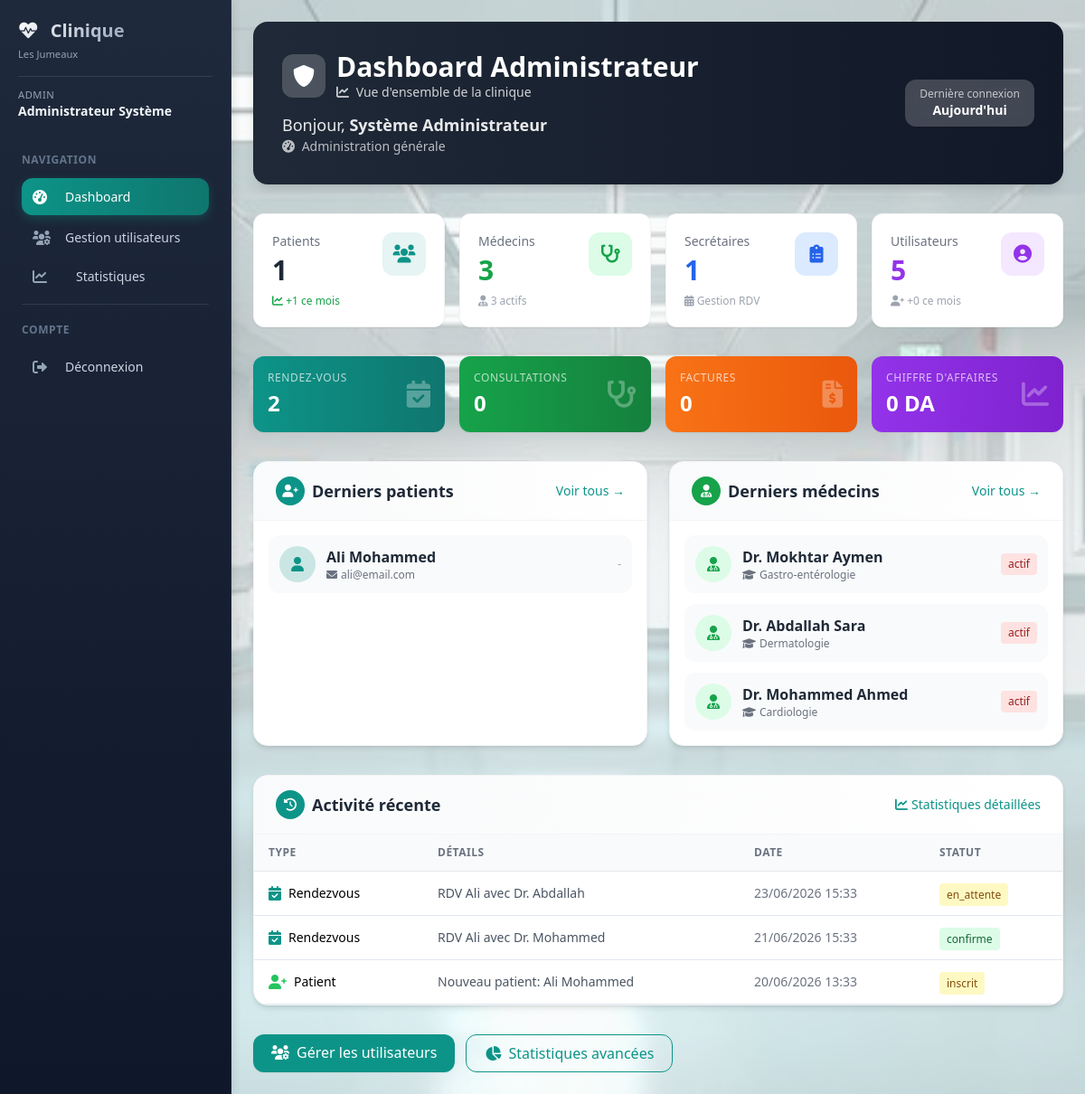
The page /admin/dashboard (signed in) on the database as committed earlier.
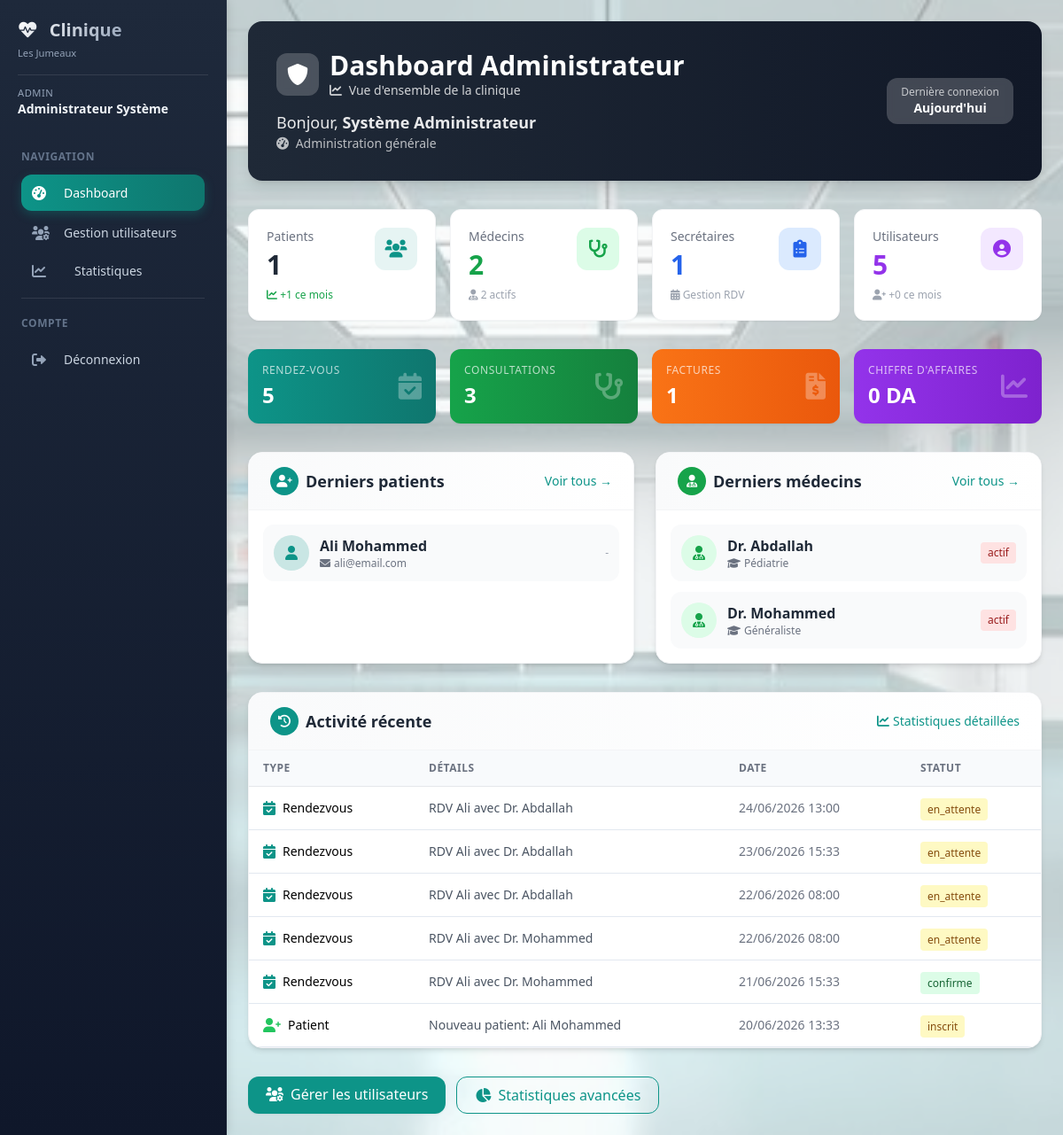
The same page on the database as committed later.
### models/database.py (models this page shows)
class Patient(db.Model):
    __tablename__ = 'patients'
    id = db.Column(db.Integer, primary_key=True)
    nom = db.Column(db.String(100), nullable=False)
    prenom = db.Column(db.String(100), nullable=False)
    email = db.Column(db.String(120))
    telephone = db.Column(db.String(20), nullable=False)
    date_naissance = db.Column(db.Date)
    adresse = db.Column(db.Text)
    num_assurance = db.Column(db.String(50))
    user_id = db.Column(db.Integer, db.ForeignKey('utilisateurs.id'))
    date_creation = db.Column(db.DateTime, default=datetime.utcnow)
    allergies = db.Column(db.Text)
    chronic_diseases = db.Column(db.Text)
    current_medications = db.Column(db.Text)
    user = db.relationship('Utilisateur', backref='patient', foreign_keys=[user_id])
    rendezvous = db.relationship('RendezVous', back_populates='patient', lazy='dynamic')
    consultations = db.relationship('Consultation', back_populates='patient', lazy='dynamic')
    ordonnances = db.relationship('Ordonnance', back_populates='patient', lazy='dynamic')
    factures = db.relationship('Facture', back_populates='patient', lazy='dynamic')

class Medecin(db.Model):
    __tablename__ = 'medecins'
    id = db.Column(db.Integer, primary_key=True)
    nom = db.Column(db.String(100), nullable=False)
    prenom = db.Column(db.String(100), nullable=False)
    specialite = db.Column(db.String(100), nullable=False)
    email = db.Column(db.String(120))
    telephone = db.Column(db.String(20))
    adresse_cabinet = db.Column(db.Text)
    created_at = db.Column(db.DateTime, default=datetime.utcnow)
    rendezvous = db.relationship('RendezVous', back_populates='medecin', lazy='dynamic')
    consultations = db.relationship('Consultation', back_populates='medecin', lazy='dynamic')
    ordonnances = db.relationship('Ordonnance', back_populates='medecin', lazy='dynamic')

class RendezVous(db.Model):
    __tablename__ = 'rendezvous'
    id = db.Column(db.Integer, primary_key=True)
    patient_id = db.Column(db.Integer, db.ForeignKey('patients.id'), nullable=False)
    medecin_id = db.Column(db.Integer, db.ForeignKey('medecins.id'), nullable=False)
    date_rendezvous = db.Column(db.DateTime, nullable=False)
    duree = db.Column(db.Integer, default=30)
    motif = db.Column(db.Text)
    statut = db.Column(db.String(20), default='en_attente')
    created_at = db.Column(db.DateTime, default=datetime.utcnow)
    patient = db.relationship('Patient', back_populates='rendezvous', foreign_keys=[patient_id])
    medecin = db.relationship('Medecin', back_populates='rendezvous', foreign_keys=[medecin_id])

### models/admin.py (the view)
@admin_bp.route('/dashboard')
@admin_required
def dashboard():
    now = datetime.now()
    start_of_month = now.replace(day=1, hour=0, minute=0, second=0)
    total_patients = Patient.query.count()
    total_medecins = Medecin.query.count()
    total_users = Utilisateur.query.count()
    total_secretaires = Utilisateur.query.filter_by(role='secretaire').count()
    try:
        medecins_actifs = Medecin.query.filter_by(statut='actif').count()
    except:
        medecins_actifs = total_medecins
    try:
        nouveaux_patients_mois = Patient.query.filter(
            Patient.date_creation >= start_of_month
        ).count()
    except:
        nouveaux_patients_mois = 0
    try:
        nouveaux_users_mois = Utilisateur.query.filter(
            Utilisateur.date_creation >= start_of_month
        ).count()
    except:
        nouveaux_users_mois = 0
    total_rendezvous = RendezVous.query.count()
    total_consultations = Consultation.query.count()
    total_factures = Facture.query.count()
    factures_payees = Facture.query.filter_by(statut='paye').all()
    chiffre_affaires = sum(f.montant for f in factures_payees)
    derniers_patients = Patient.query.order_by(Patient.id.desc()).limit(10).all()
    derniers_medecins = Medecin.query.order_by(Medecin.id.desc()).limit(10).all()
    activite_recente = []
    derniers_rdv = RendezVous.query.order_by(RendezVous.date_rendezvous.desc()).limit(5).all()
    for rdv in derniers_rdv:
        activite_recente.append({
            'type': 'rendezvous',
            'description': f"RDV {rdv.patient.nom if rdv.patient else 'Patient'} avec Dr. {rdv.medecin.nom if rdv.medecin else 'Médecin'}",
            'date': rdv.date_rendezvous,
            'statut': rdv.statut
        })
    for patient in derniers_patients[:3]:
        activite_recente.append({
            'type': 'patient',
            'description': f"Nouveau patient: {patient.nom} {patient.prenom}",
            'date': patient.date_creation if hasattr(patient, 'date_creation') else now,
            'statut': 'inscrit'
        })
    activite_recente.sort(key=lambda x: x['date'], reverse=True)
    derniere_connexion = "Aujourd'hui"  # يمكنك جلبها من session أو قاعدة البيانات
    return render_template('admin/dashboard.html',
                         total_patients=total_patients,
                         total_medecins=total_medecins,
                         total_users=total_users,
                         total_secretaires=total_secretaires,
                         medecins_actifs=medecins_actifs,
                         nouveaux_patients_mois=nouveaux_patients_mois,
                         nouveaux_users_mois=nouveaux_users_mois,
                         total_rendezvous=total_rendezvous,
                         total_consultations=total_consultations,
                         total_factures=total_factures,
                         chiffre_affaires=chiffre_affaires,
                         derniers_patients=derniers_patients,
                         derniers_medecins=derniers_medecins,
                         activite_recente=activite_recente[:10],
                         derniere_connexion=derniere_connexion)

### models/admin.py (called while the page is built)
def admin_required(f):
    @wraps(f)
    def decorated_function(*args, **kwargs):
        if 'user_id' not in session:
            return redirect(url_for('auth.login'))
        if session.get('role') != 'admin':
            return render_template('error.html', message="Accès non autorisé"), 403
        return f(*args, **kwargs)
    return decorated_function

### templates/admin/dashboard.html (shortened to what the changed rows need)
{% extends "base_dashboard.html" %}
{% block content %}
<div class="space-y-8">
    <div class="bg-gradient-to-r from-gray-800 to-gray-900 rounded-2xl shadow-lg p-6 md:p-8 text-white">
        <div class="flex flex-col md:flex-row justify-between items-start md:items-center">
            <div>
                <div class="flex items-center gap-3 mb-2">
                    <div>
                        <h1 class="text-2xl md:text-3xl font-bold">Dashboard Administrateur</h1>
                    </div>
                </div>
            </div>
        </div>
    </div>
    <div class="grid grid-cols-1 sm:grid-cols-2 lg:grid-cols-4 gap-4">
        <div class="bg-white rounded-xl shadow-sm p-5 border border-gray-100 hover:shadow-md transition group">
            <div class="flex justify-between items-start">
                <div>
                    <p class="text-gray-500 text-sm mb-1">Médecins</p>
                    <p class="text-3xl font-bold text-green-600">{{ total_medecins or 0 }}</p>
                    <p class="text-xs text-gray-400 mt-2">
                        <i class="fas fa-user-md"></i> {{ medecins_actifs|default(0) }} actifs
                    </p>
                </div>
            </div>
        </div>
    </div>
    <div class="grid grid-cols-1 md:grid-cols-2 lg:grid-cols-4 gap-4">
        <div class="bg-gradient-to-r from-primary to-primary-dark rounded-xl shadow-sm p-4 text-white">
            <div class="flex justify-between items-center">
                <div>
                    <p class="text-white/70 text-xs uppercase tracking-wider">Rendez-vous</p>
                    <p class="text-2xl font-bold mt-1">{{ total_rendezvous|default(0) }}</p>
                </div>
            </div>
        </div>
        <div class="bg-gradient-to-r from-green-600 to-green-700 rounded-xl shadow-sm p-4 text-white">
            <div class="flex justify-between items-center">
                <div>
                    <p class="text-white/70 text-xs uppercase tracking-wider">Consultations</p>
                    <p class="text-2xl font-bold mt-1">{{ total_consultations|default(0) }}</p>
                </div>
            </div>
        </div>
        <div class="bg-gradient-to-r from-orange-500 to-orange-600 rounded-xl shadow-sm p-4 text-white">
            <div class="flex justify-between items-center">
                <div>
                    <p class="text-white/70 text-xs uppercase tracking-wider">Factures</p>
                    <p class="text-2xl font-bold mt-1">{{ total_factures|default(0) }}</p>
                </div>
            </div>
        </div>
    </div>
    <div class="grid grid-cols-1 lg:grid-cols-2 gap-6">
        <div class="bg-white rounded-2xl shadow-md overflow-hidden border border-gray-100">
            <div class="bg-gradient-to-r from-gray-50 to-white px-6 py-4 border-b border-gray-100">
                <div class="flex justify-between items-center">
                    <div class="flex items-center gap-2">
                        <h2 class="text-lg font-semibold text-gray-800">Derniers patients</h2>
                    </div>
                </div>
            </div>
            <div class="p-4">
                {% if derniers_patients %}
                    <div class="space-y-3">
                        {% for patient in derniers_patients[:5] %}
                        <div class="flex items-center justify-between p-3 bg-gray-50 rounded-xl hover:bg-gray-100 transition">
                            <div class="flex items-center gap-3">
                                <div class="w-10 h-10 bg-primary/20 rounded-full flex items-center justify-center">
                                    <i class="fas fa-user text-primary"></i>
                                </div>
                                <div>
                                    <p class="font-semibold text-gray-800">{{ patient.nom }} {{ patient.prenom }}</p>
                                    <p class="text-xs text-gray-500">
                                        <i class="fas fa-envelope mr-1"></i>{{ patient.email[:20] }}{% if patient.email|length > 20 %}...{% endif %}
                                    </p>
                                </div>
                            </div>
                            <span class="text-xs text-gray-400">
                                {{ patient.date_inscription.strftime('%d/%m/%Y') if patient.date_inscription else '-' }}
                            </span>
                        </div>
                        {% endfor %}
                    </div>
                {% endif %}
            </div>
        </div>
        <div class="bg-white rounded-2xl shadow-md overflow-hidden border border-gray-100">
            <div class="bg-gradient-to-r from-gray-50 to-white px-6 py-4 border-b border-gray-100">
                <div class="flex justify-between items-center">
                    <div class="flex items-center gap-2">
                        <h2 class="text-lg font-semibold text-gray-800">Derniers médecins</h2>
                    </div>
                </div>
            </div>
            <div class="p-4">
                {% if derniers_medecins %}
                    <div class="space-y-3">
                        {% for medecin in derniers_medecins[:5] %}
                        <div class="flex items-center justify-between p-3 bg-gray-50 rounded-xl hover:bg-gray-100 transition">
                            <div class="flex items-center gap-3">
                                <div class="w-10 h-10 bg-green-100 rounded-full flex items-center justify-center">
                                    <i class="fas fa-user-md text-green-600"></i>
                                </div>
                                <div>
                                    <p class="font-semibold text-gray-800">Dr. {{ medecin.nom }} {{ medecin.prenom }}</p>
                                    <p class="text-xs text-gray-500">
                                        <i class="fas fa-graduation-cap mr-1"></i>{{ medecin.specialite }}
                                    </p>
                                </div>
                            </div>
                            <span class="px-2 py-1 rounded text-xs {% if medecin.statut == 'actif' %}bg-green-100 text-green-800{% else %}bg-red-100 text-red-800{% endif %}">
                                {{ medecin.statut|default('actif') }}
                            </span>
                        </div>
                        {% endfor %}
                    </div>
                {% endif %}
            </div>
        </div>
    </div>
    <div class="bg-white rounded-2xl shadow-md overflow-hidden border border-gray-100">
        <div class="bg-gradient-to-r from-gray-50 to-white px-6 py-4 border-b border-gray-100">
            <div class="flex justify-between items-center">
                <div class="flex items-center gap-2">
                    <h2 class="text-lg font-semibold text-gray-800">Activité récente</h2>
                </div>
            </div>
        </div>
        <div class="overflow-x-auto">
            <table class="w-full">
                <thead class="bg-gray-50">
                    <tr>
                        <th class="px-4 py-3 text-left text-xs font-semibold text-gray-500 uppercase">Type</th>
                        <th class="px-4 py-3 text-left text-xs font-semibold text-gray-500 uppercase">Détails</th>
                        <th class="px-4 py-3 text-left text-xs font-semibold text-gray-500 uppercase">Date</th>
                        <th class="px-4 py-3 text-left text-xs font-semibold text-gray-500 uppercase">Statut</th>
                    </tr>
                </thead>
                <tbody>
                    {% if activite_recente %}
                        {% for act in activite_recente[:8] %}
                        <tr class="border-t hover:bg-gray-50 transition">
                            <td class="px-4 py-3">
                                <span class="flex items-center gap-2">
                                    {% if act.type == 'rendezvous' %}
                                        <i class="fas fa-calendar-check text-primary"></i>
                                    {% elif act.type == 'patient' %}
                                        <i class="fas fa-user-plus text-green-500"></i>
                                    {% elif act.type == 'medecin' %}
                                        <i class="fas fa-user-md text-blue-500"></i>
                                    {% else %}
                                        <i class="fas fa-info-circle text-gray-400"></i>
                                    {% endif %}
                                    <span class="text-sm">{{ act.type|capitalize }}</span>
                                </span>
                            </td>
                            <td class="px-4 py-3 text-sm text-gray-600">{{ act.description }}</td>
                            <td class="px-4 py-3 text-sm text-gray-500">{{ act.date.strftime('%d/%m/%Y %H:%M') if act.date else '-' }}</td>
                            <td class="px-4 py-3">
                                <span class="px-2 py-1 rounded text-xs {% if act.statut == 'confirme' %}bg-green-100 text-green-800{% else %}bg-yellow-100 text-yellow-800{% endif %}">
                                    {{ act.statut|default('terminé') }}
                                </span>
                            </td>
                        </tr>
                        {% endfor %}
                    {% endif %}
                </tbody>
            </table>
        </div>
    </div>
</div>
{% endblock %}

Rows that differ between the two databases and show on the page:
removed Medecin: nom "Mokhtar", prenom "Aymen", specialite "Gastro-entérologie", statut "actif"
changed Medecin "Abdallah": specialite "Dermatologie" → "Pédiatrie"; prenom "Sara" → (not shown)
changed Medecin "Mohammed": specialite "Cardiologie" → "Généraliste"; prenom "Ahmed" → (not shown)
added RendezVous: type "Rendezvous", description "RDV Ali avec Dr. Abdallah", date "24/06/2026 13:00", statut "en_attente"
added RendezVous: type "Rendezvous", description "RDV Ali avec Dr. Abdallah", date "22/06/2026 08:00", statut "en_attente"
added RendezVous: type "Rendezvous", description "RDV Ali avec Dr. Mohammed", date "22/06/2026 08:00", statut "en_attente"
Other text that changed with them:
{{ total_medecins or 0 }}: "3" → "2"
{{ medecins_actifs|default(0) }}: "3" → "2"
{{ total_rendezvous|default(0) }}: "2" → "5"
{{ total_consultations|default(0) }}: "0" → "3"
{{ total_factures|default(0) }}: "0" → "1"
